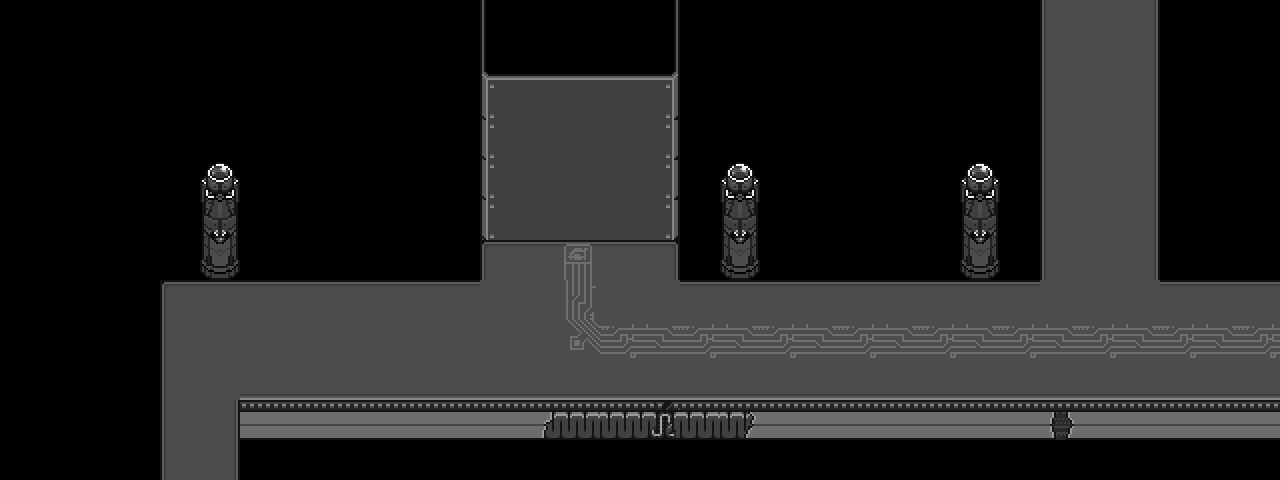

This game map was drawn from its Tiled (.tmx) file and the tilesets committed beside it. A one-line description and the full map source follow:
An orthogonal 32x12 tile map with 40x40 px tiles, 2 tile layers (Calque de Tuiles 1, Calque de Tuiles 2) and 18 objects (3x transition, savepoint, hisdoor, entry_r, entry_w, ...).

<map version="1.10" tiledversion="1.10.0" orientation="orthogonal" renderorder="right-down" width="32" height="12" tilewidth="40" tileheight="40" infinite="0" nextlayerid="6" nextobjectid="20">
 <editorsettings>
  <export target="first_room.lua" format="lua" />
 </editorsettings>
 <properties>
  <property name="light" type="bool" value="true" />
  <property name="music" value="lostcore" />
  <property name="name" value="LOSTCORE - Beginning" />
 </properties>
 <tileset firstgid="1" source="../../tilesets/core_tileset.tsx" />
 <layer id="1" name="Calque de Tuiles 1" width="32" height="12">
  <data encoding="csv">
0,0,0,0,0,0,0,0,0,0,0,0,19,20,20,20,21,0,0,0,0,0,0,0,0,0,22,23,24,0,0,0,
0,0,0,0,0,0,0,0,0,0,0,0,37,38,38,38,39,0,0,0,0,0,0,0,0,0,22,23,24,0,0,0,
0,0,0,0,0,0,0,0,0,0,0,0,55,56,56,56,57,0,0,0,0,0,0,0,0,0,22,23,24,0,0,0,
0,0,0,0,0,0,0,0,0,0,0,0,55,56,56,56,57,0,0,0,0,0,0,0,0,0,22,23,24,0,0,0,
0,0,0,0,0,112,0,0,0,0,0,0,55,56,56,56,57,0,112,0,0,0,0,0,112,0,22,23,24,0,0,0,
0,0,0,0,0,130,0,0,0,0,0,0,55,56,56,56,57,0,130,0,0,0,0,0,130,0,22,23,24,0,0,0,
0,0,0,0,0,148,0,0,0,0,0,0,4,5,5,5,6,0,148,0,0,0,0,0,148,0,22,23,24,0,0,0,
0,0,0,0,4,5,5,5,5,5,5,5,23,23,23,23,23,5,5,5,5,5,5,5,5,5,23,23,23,5,5,5,
0,0,0,0,22,23,23,23,23,23,23,23,23,23,23,23,23,23,23,23,23,23,23,23,23,23,23,23,23,23,23,23,
0,0,0,0,22,23,41,41,41,41,41,41,41,41,41,41,41,41,41,41,41,41,41,41,41,41,41,41,41,41,41,41,
0,0,0,0,22,24,96,96,96,96,96,96,96,58,92,92,93,92,59,96,96,96,96,96,96,96,60,96,96,96,96,96,
0,0,0,0,22,24,0,0,0,0,0,0,0,0,0,0,0,0,0,0,0,0,0,0,0,0,0,0,0,0,0,0
</data>
 </layer>
 <layer id="3" name="Calque de Tuiles 2" width="32" height="12">
  <data encoding="csv">
0,0,0,0,0,0,0,0,0,0,0,0,0,0,0,0,0,0,0,0,0,0,0,0,0,0,0,0,0,0,0,0,
0,0,0,0,0,0,0,0,0,0,0,0,0,0,0,0,0,0,0,0,0,0,0,0,0,0,0,0,0,0,0,0,
0,0,0,0,0,0,0,0,0,0,0,0,0,0,0,0,0,0,0,0,0,0,0,0,0,0,0,0,0,0,0,0,
0,0,0,0,0,0,0,0,0,0,0,0,0,0,0,0,0,0,0,0,0,0,0,0,0,0,0,0,0,0,0,0,
0,0,0,0,0,0,0,0,0,0,0,0,0,0,0,0,0,0,0,0,0,0,0,0,0,0,0,0,0,0,0,0,
0,0,0,0,0,0,0,0,0,0,0,0,0,0,0,0,0,0,0,0,0,0,0,0,0,0,0,0,0,0,0,0,
0,0,0,0,0,0,0,0,0,0,0,0,0,0,282,0,0,0,0,0,0,0,0,0,0,0,0,0,0,0,0,0,
0,0,0,0,0,0,0,0,0,0,0,0,0,0,298,0,0,0,0,0,0,0,0,0,0,0,0,0,0,0,0,0,
0,0,0,0,0,0,0,0,0,0,0,0,0,0,316,317,318,317,318,317,318,317,318,317,318,317,318,317,318,317,318,317,
0,0,0,0,0,0,0,0,0,0,0,0,0,0,0,0,0,0,0,0,0,0,0,0,0,0,0,0,0,0,0,0,
0,0,0,0,0,0,0,0,0,0,0,0,0,0,0,0,0,0,0,0,0,0,0,0,0,0,0,0,0,0,0,0,
0,0,0,0,0,0,0,0,0,0,0,0,0,0,0,0,0,0,0,0,0,0,0,0,0,0,0,0,0,0,0,0
</data>
 </layer>
 <objectgroup id="4" name="collisions">
  <object id="3" x="120" y="240" width="360" height="40" />
  <object id="4" x="120" y="280" width="40" height="200" />
  <object id="5" x="240" y="400" width="1120" height="40" />
  <object id="6" x="1160" y="240" width="120" height="40" />
  <object id="7" x="1160" y="0" width="40" height="240" />
  <object id="8" x="1000" y="0" width="40" height="280" />
  <object id="9" x="680" y="240" width="320" height="40" />
  <object id="10" x="480" y="200" width="200" height="40" />
  <object id="11" x="240" y="440" width="40" height="40" />
 </objectgroup>
 <objectgroup id="2" name="objects">
  <object id="1" name="savepoint" x="560" y="240" width="40" height="40">
   <properties>
    <property name="text1" value="* (This monochrome space, despite being all new to you, still feels familliar...)" />
    <property name="text2" value="* (You are filled with the power of unknown nostalgia.)" />
   </properties>
  </object>
  <object id="2" name="hisdoor" x="820" y="187" width="72" height="98" />
  <object id="13" name="transition" x="160" y="480" width="80" height="40">
   <properties>
    <property name="map" value="lostcore/start" />
    <property name="marker" value="entry" />
   </properties>
  </object>
  <object id="15" name="transition" x="1280" y="280" width="40" height="120">
   <properties>
    <property name="map" value="lostcore/room2" />
    <property name="marker" value="entry_l" />
   </properties>
  </object>
  <object id="16" name="transition" x="1040" y="-40" width="120" height="40">
   <properties>
    <property name="map" value="lostcore/wrong_room1" />
    <property name="marker" value="entry" />
   </properties>
  </object>
 </objectgroup>
 <objectgroup id="5" name="markers">
  <object id="17" name="entry_r" x="1232.91" y="340.909">
   <point />
  </object>
  <object id="18" name="entry_w" x="1101" y="45.75">
   <point />
  </object>
  <object id="14" name="entry_l" x="200" y="440">
   <point />
  </object>
  <object id="19" name="spawn" x="520" y="320">
   <point />
  </object>
 </objectgroup>
</map>
